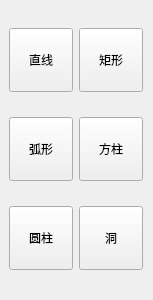
<?xml version="1.0" encoding="UTF-8"?>
<ui version="4.0">
 <class>MHLeftNavigationHouse</class>
 <widget class="QWidget" name="MHLeftNavigationHouse">
  <property name="geometry">
   <rect>
    <x>0</x>
    <y>0</y>
    <width>153</width>
    <height>300</height>
   </rect>
  </property>
  <property name="windowTitle">
   <string>Form</string>
  </property>
  <widget class="QToolButton" name="holeButton">
   <property name="geometry">
    <rect>
     <x>79</x>
     <y>206</y>
     <width>64</width>
     <height>64</height>
    </rect>
   </property>
   <property name="sizePolicy">
    <sizepolicy hsizetype="Expanding" vsizetype="Expanding">
     <horstretch>0</horstretch>
     <verstretch>0</verstretch>
    </sizepolicy>
   </property>
   <property name="minimumSize">
    <size>
     <width>64</width>
     <height>64</height>
    </size>
   </property>
   <property name="maximumSize">
    <size>
     <width>64</width>
     <height>64</height>
    </size>
   </property>
   <property name="text">
    <string>洞</string>
   </property>
  </widget>
  <widget class="QToolButton" name="arcButton">
   <property name="geometry">
    <rect>
     <x>9</x>
     <y>117</y>
     <width>64</width>
     <height>64</height>
    </rect>
   </property>
   <property name="sizePolicy">
    <sizepolicy hsizetype="Expanding" vsizetype="Expanding">
     <horstretch>0</horstretch>
     <verstretch>0</verstretch>
    </sizepolicy>
   </property>
   <property name="minimumSize">
    <size>
     <width>64</width>
     <height>64</height>
    </size>
   </property>
   <property name="maximumSize">
    <size>
     <width>64</width>
     <height>64</height>
    </size>
   </property>
   <property name="text">
    <string>弧形</string>
   </property>
  </widget>
  <widget class="QToolButton" name="lineButton">
   <property name="geometry">
    <rect>
     <x>9</x>
     <y>28</y>
     <width>64</width>
     <height>64</height>
    </rect>
   </property>
   <property name="sizePolicy">
    <sizepolicy hsizetype="Expanding" vsizetype="Expanding">
     <horstretch>0</horstretch>
     <verstretch>0</verstretch>
    </sizepolicy>
   </property>
   <property name="minimumSize">
    <size>
     <width>64</width>
     <height>64</height>
    </size>
   </property>
   <property name="maximumSize">
    <size>
     <width>64</width>
     <height>64</height>
    </size>
   </property>
   <property name="text">
    <string>直线</string>
   </property>
  </widget>
  <widget class="QToolButton" name="cylinderButton">
   <property name="geometry">
    <rect>
     <x>9</x>
     <y>206</y>
     <width>64</width>
     <height>64</height>
    </rect>
   </property>
   <property name="sizePolicy">
    <sizepolicy hsizetype="Expanding" vsizetype="Expanding">
     <horstretch>0</horstretch>
     <verstretch>0</verstretch>
    </sizepolicy>
   </property>
   <property name="minimumSize">
    <size>
     <width>64</width>
     <height>64</height>
    </size>
   </property>
   <property name="maximumSize">
    <size>
     <width>64</width>
     <height>64</height>
    </size>
   </property>
   <property name="text">
    <string>圆柱</string>
   </property>
  </widget>
  <widget class="QToolButton" name="pillarButton">
   <property name="geometry">
    <rect>
     <x>79</x>
     <y>117</y>
     <width>64</width>
     <height>64</height>
    </rect>
   </property>
   <property name="sizePolicy">
    <sizepolicy hsizetype="Expanding" vsizetype="Expanding">
     <horstretch>0</horstretch>
     <verstretch>0</verstretch>
    </sizepolicy>
   </property>
   <property name="minimumSize">
    <size>
     <width>64</width>
     <height>64</height>
    </size>
   </property>
   <property name="maximumSize">
    <size>
     <width>64</width>
     <height>64</height>
    </size>
   </property>
   <property name="text">
    <string>方柱</string>
   </property>
  </widget>
  <widget class="QToolButton" name="rectangleButton">
   <property name="geometry">
    <rect>
     <x>79</x>
     <y>28</y>
     <width>64</width>
     <height>64</height>
    </rect>
   </property>
   <property name="sizePolicy">
    <sizepolicy hsizetype="Expanding" vsizetype="Expanding">
     <horstretch>0</horstretch>
     <verstretch>0</verstretch>
    </sizepolicy>
   </property>
   <property name="minimumSize">
    <size>
     <width>64</width>
     <height>64</height>
    </size>
   </property>
   <property name="maximumSize">
    <size>
     <width>64</width>
     <height>64</height>
    </size>
   </property>
   <property name="text">
    <string>矩形</string>
   </property>
  </widget>
 </widget>
 <resources/>
 <connections/>
</ui>
